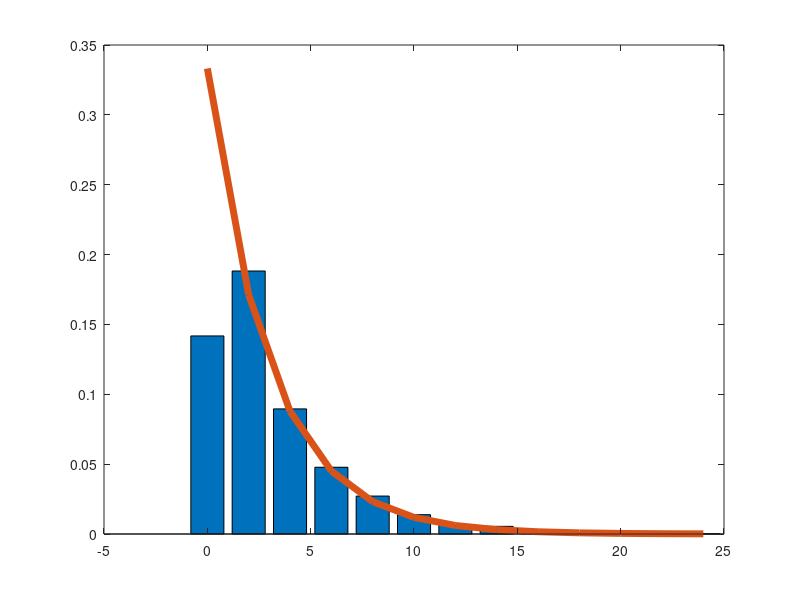

MATLAB code to generate this figure:
n = 2000;
mu = 3;
step = 2;

%a = unifrnd(0,1, [1,n])
%y = (-1/3)*log(a)

gen_x = exprnd(mu, [1,n])

t_mean = mu
t_var = mu^2

ob_mean = mean(gen_x)
ob_var = var(gen_x)


low_lim = min(gen_x);
hight_lim = max(gen_x);
x_plot = low_lim:step:hight_lim;

k = n*(hight_lim - low_lim)/numel(x_plot);

freq = hist(gen_x, x_plot)/k;
bar(x_plot, freq);

hold on

y_exp = exppdf(x_plot, 3);

plot(x_plot, y_exp, 'LineWidth', 5);